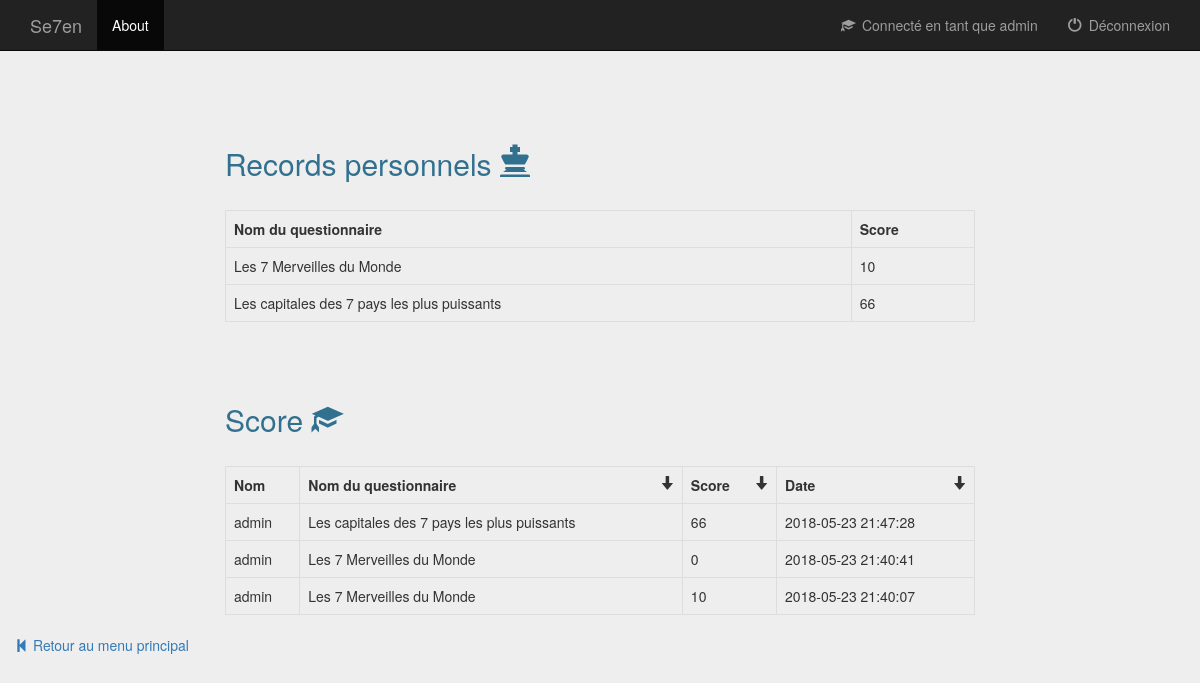
Page /main/score.php (signed in) on the committed database.
### tables this page shows
CREATE TABLE `score` (
  `id` smallint NOT NULL,
  `login` varchar(50) NOT NULL,
  `idQuestionnaire` smallint(6) NOT NULL,
  `nomQuestionnaire` tinytext NOT NULL,
  `score` smallint(6) NOT NULL,
  `date_partie` timestamp NOT NULL DEFAULT CURRENT_TIMESTAMP
);

### main/score.php (the view, shortened to what this page needs)
<?php
require('header.php');
require('../database_auth.php');
?>
<?php
$req = $bd->prepare('select nomQuestionnaire,max(score) as record from score where login=:l group by nomQuestionnaire');
$req->bindvalue(':l',$_SESSION['login']);
$req->execute();
$req2 = $bd->prepare('select * from score where login=:l order by date_partie desc');
$req2->bindvalue(':l',$_SESSION['login']);
$req2->execute();
echo '	<br><br>
		<div class="container">
			<div class="row">
				<div class="col-lg-offset-2 col-lg-8 col-lg-offset-2">
					<h2 class="text-info">Records personnels <span class="glyphicon glyphicon-king"></span></h2>
					<br>
					<table class="table table-bordered table-hover">
						<tr id="table_header"><th>Nom du questionnaire</th><th>Score</th></tr>';
						while($tab = $req->fetch(PDO::FETCH_ASSOC))
						{
							echo "<tr><td>".$tab['nomQuestionnaire']."</td><td>".$tab['record']."</td></tr>";
						}
echo				'</table>
				</div>
			</div>
		</div>
	';
echo '	<br><br>
		<div class="container">
			<div class="row">
				<div class="col-lg-offset-2 col-lg-8 col-lg-offset-2">
					<h2 class="text-info">Score <span class="glyphicon glyphicon-education"></span></h2>
					<br>
					<table id="table_content" class="table table-bordered table-hover">
						<tr id="table_header"><th>Nom</th><th>Nom du questionnaire <span class="main_row glyphicon glyphicon-arrow-down" title="trier par nom (questionnaire)"></span></th><th>Score <span class="main_row glyphicon glyphicon-arrow-down" title="trier par score"></span></th><th>Date <span class="main_row glyphicon glyphicon-arrow-down" title="trier par date"></span></th></tr>';
						while($tab = $req2->fetch(PDO::FETCH_ASSOC))
						{
							echo "<tr class='content'><td>".$tab['login']."</td><td>".$tab['nomQuestionnaire']."</td><td>".$tab['score']."</td><td>".$tab['date_partie']."</td></tr>";
						}
echo				'</table>
				</div>
			</div>
		</div>
	';
?>
    <div>
        <a href="menu_principal.php" class='return_links'>
            <span class="glyphicon glyphicon-step-backward"></span>
            Retour au menu principal
        </a>
    </div>
</body>
</html>

### main/css/header.css (style rules this page uses)
body { padding-bottom: 40px; background-color: #eee; }

### main/css/gestionnaire_questionnaire.css (style rules this page uses)
.return_links { margin-left: 15px; }

### main/css/score.css (style rules this page uses)
.return_links { margin-left: 15px; }
.main_row { float:right; }
#table_content { margin-right: 10em; }

### rows in the picture
score: login "admin", nomQuestionnaire "Les capitales des 7 pays les plus puissants", score "66", date_partie "2018-05-23 21:47:28"
score: login "admin", nomQuestionnaire "Les 7 Merveilles du Monde", score "0", date_partie "2018-05-23 21:40:41"
score: login "admin", nomQuestionnaire "Les 7 Merveilles du Monde", score "10", date_partie "2018-05-23 21:40:07"

### other values in the picture
$_SESSION['login'] "admin"
$tab['nomQuestionnaire'] "Les 7 Merveilles du Monde"
$tab['record'] "10"
$tab['nomQuestionnaire'] "Les capitales des 7 pays les plus puissants"
$tab['record'] "66"
